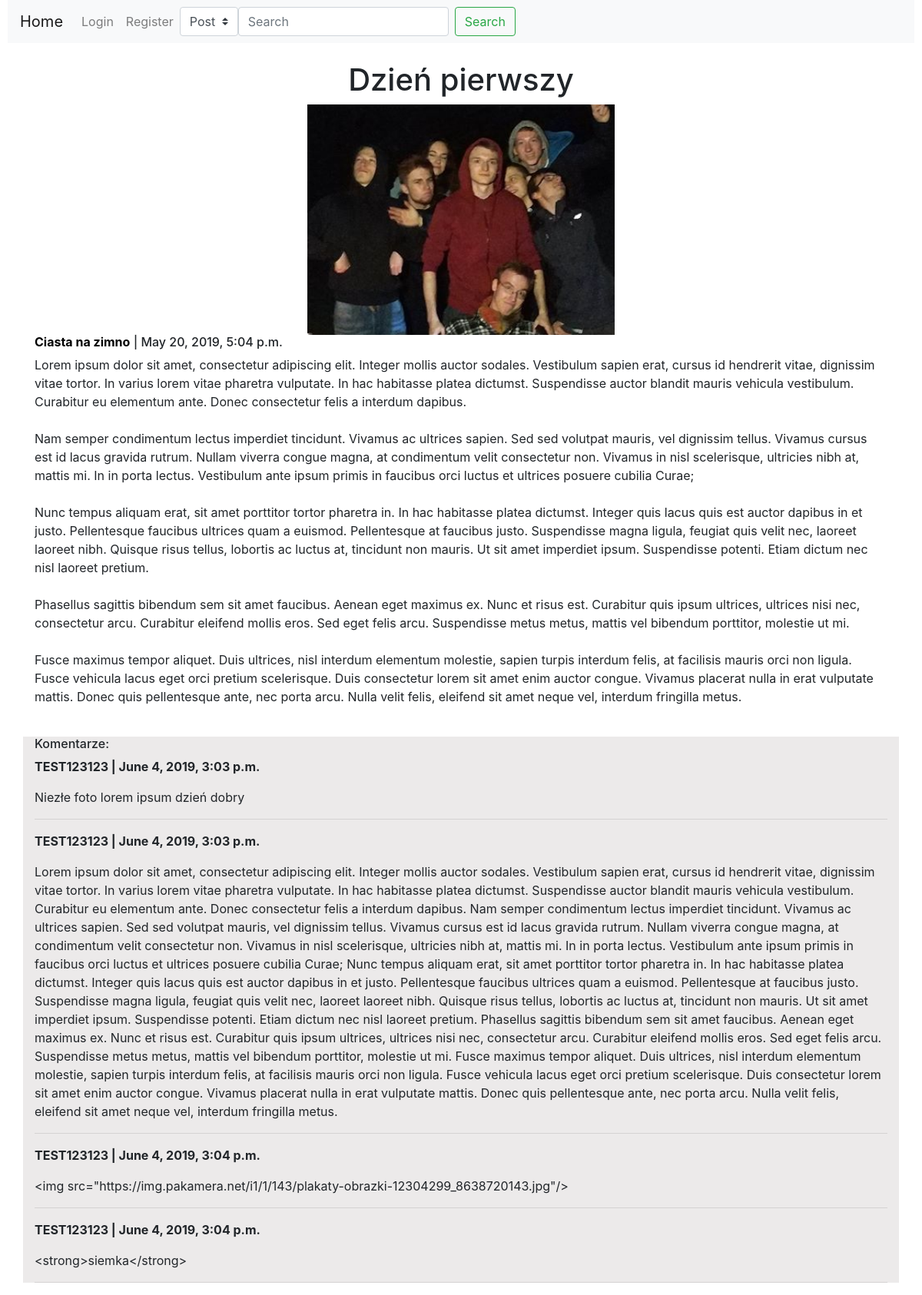
The page /post/33/ on the database its author committed.
### Blog/models.py (models this page shows)
class Post(models.Model):
    IDPost=models.AutoField(primary_key=True)
    Tytul=models.CharField(max_length=128)
    Tresc=models.TextField()
    Data=models.DateTimeField(default=timezone.now)
    IDBlog=models.ForeignKey(Blog,on_delete=models.CASCADE)
    Haslo=models.CharField(max_length=8,blank=True)
    Obraz=models.ImageField(upload_to=path_and_renamePost,default='Obrazki/default_pic.jpg',blank=True)

class Blog(models.Model):
    IDBlog=models.AutoField(primary_key=True)
    Nazwa=models.CharField(max_length=128)
    IDAutor=models.ForeignKey(User,on_delete=models.CASCADE)

class Komentarz(models.Model):
    IDKomentarz=models.AutoField(primary_key=True)
    IDUzytkownik=models.ForeignKey(User,on_delete=models.CASCADE)
    IDPost=models.ForeignKey(Post,on_delete=models.CASCADE)
    Data=models.DateTimeField(default=timezone.now)
    Tresc=models.TextField()

### Blog/views.py (the view)
# urls.py: path('post/<int:post_id>/', views.post, name='post'),
def post(request,post_id):
    czyPodanoWczesniej = 'nie'
    post = models.Post.objects.get(IDPost=post_id)
    komentarze = models.Komentarz.objects.filter(IDPost=post_id)
    if request.method == 'POST':
        if request.POST.get('IdKomenta'): # jezeli jest takie pole to znaczy ze moze byc usuwanie
            if post.IDBlog.IDAutor == request.user:# jezeli to sie nie zgadza to znaczy ze ktos chce nas oszukac
                try:
                    komentarzDoWywalenia= models.Komentarz.objects.get(IDKomentarz=request.POST.get('IdKomenta'))
                except:
                    messages.error(request,"Nie ma takiego komentarza do usunięcia!")
                    return render(request,'Blog/post.html',{'post':post,'komentarze': komentarze})
                messages.success(request,f"Usunięto komentarz {komentarzDoWywalenia.IDUzytkownik.username}")
                komentarzDoWywalenia.delete()
                komantarze=models.Komentarz.objects.filter(IDPost=post_id)# ponowne wczytanie listy komentarzy
                return render(request,'Blog/post.html',{'post':post,'komentarze': komentarze})
            else:
                messages.error(request,"Nie jesteś właścicielem posta!!!")
                return render(request,'Blog/post.html',{'post':post,'komentarze': komentarze})
        haslo = request.POST.get('PasswordCheck',False)
        if post.Haslo == haslo:
            request.session[str(post.IDPost)] = 'wprowadzone'
            return render(request,'Blog/post.html',{'post':post,'komentarze': komentarze})
        else:
            messages.error(request,'Podano błędne hasło')
            return redirect('home')
    else:
        if post.Haslo!='' and post.IDBlog.IDAutor != request.user:
            czyPodanoWczesniej = request.session.get(str(post.IDPost))
            if czyPodanoWczesniej == 'wprowadzone':
                return render(request,'Blog/post.html',{'post':post,'komentarze': komentarze})
            else:
                messages.error(request,'Post chroniony hasłem')
                return redirect('home')
        else:
            return render(request,'Blog/post.html',{'post':post,'komentarze': komentarze})

### Blog/templates/Blog/post.html (shortened to what this page needs)
{%extends "Blog/base.html"%}
{%block content%}
<div class="media">
  <div class="media-body container">
    <div class="text-center">
      <h1 class="mt-0">{{post.Tytul}}</h1>
      <img src="/Obrazki/{{post.Obraz}}" height="300px">
    </div>
    <a class="" href="/blog/{{post.IDBlog.IDBlog}}"><h6 class='mt-0'><strong>{{post.IDBlog.Nazwa}}</strong> </a> | {{post.Data}}</h6>
    <p style="float:left; white-space: pre-wrap">{{post.Tresc}}</p>
  </div>
</div>
<br>
<div class="container" style="background-color:rgb(236, 234, 234)" >
  <h6>Komentarze:</h6>
  {%if komentarze%}
  {%for komentarz in komentarze%}
  <div>
    <div class="row">
      <div class="col-auto">
        <p><strong>{{komentarz.IDUzytkownik.username}} | {{komentarz.Data}}</strong></p>
      </div>
    </div>
      <p>{{komentarz.Tresc}} </p>
    <hr>
  </div>
  {%endfor%}
  {%endif%}
{%endblock content%}

### Blog/static/Blog/style.css (style rules this page uses)
:root { --color-one:#D38B5D; --color-two:#f3ffb6; --color-three:rgb(135, 74, 36); --color-slogan:rgb(101, 48, 17); }
a { color: black; }

### rows shown on the page
Post: Tytul "Dzień pierwszy", Obraz (picture), IDBlog.Nazwa "Ciasta na zimno", Data "May 20, 2019, 5:04 p.m.", Tresc "Lorem ipsum dolor sit amet, consectetur adipiscing elit. Integer mollis auctor sodales. Vestibulum sapien erat, cursus id hendrerit vitae, dignissim vitae tortor. In varius lorem vitae pharetra vulputate. In hac habitasse platea dictumst. Suspendisse auctor blandit mauris vehicula vestibulum. Curabitur eu elementum ante. Donec consectetur felis a interdum dapibus. Nam semper condimentum lectus imperdiet tincidunt. Vivamus ac ultrices sapien. Sed sed volutpat mauris, vel dignissim tellus. Vivamus cursus est id lacus gravida rutrum. Nullam viverra congue magna, at condimentum velit consectetur non. Vivamus in nisl scelerisque, ultricies nibh at, mattis mi. In in porta lectus. Vestibulum ante…"
Komentarz: IDUzytkownik.username "TEST123123", Data "June 4, 2019, 3:03 p.m.", Tresc "Niezłe foto lorem ipsum dzień dobry"
Komentarz: IDUzytkownik.username "TEST123123", Data "June 4, 2019, 3:03 p.m.", Tresc "Lorem ipsum dolor sit amet, consectetur adipiscing elit. Integer mollis auctor sodales. Vestibulum sapien erat, cursus id hendrerit vitae, dignissim vitae tortor. In varius lorem vitae pharetra vulputate. In hac habitasse platea dictumst. Suspendisse auctor blandit mauris vehicula vestibulum. Curabitur eu elementum ante. Donec consectetur felis a interdum dapibus. Nam semper condimentum lectus imperdiet tincidunt. Vivamus ac ultrices sapien. Sed sed volutpat mauris, vel dignissim tellus. Vivamus cursus est id lacus gravida rutrum. Nullam viverra congue magna, at condimentum velit consectetur non. Vivamus in nisl scelerisque, ultricies nibh at, mattis mi. In in porta lectus. Vestibulum ante…"
Komentarz: IDUzytkownik.username "TEST123123", Data "June 4, 2019, 3:04 p.m.", Tresc "<img src=\"https://img.pakamera.net/i1/1/143/plakaty-obrazki-12304299_8638720143.jpg\"/>"
Komentarz: IDUzytkownik.username "TEST123123", Data "June 4, 2019, 3:04 p.m.", Tresc "<strong>siemka</strong>"
